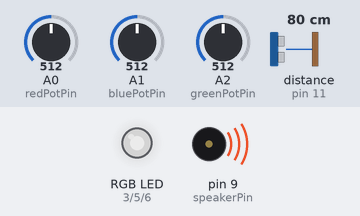
Recording of a sketch running on a simulated Arduino Uno, built with avr-gcc and run on an emulated ATmega328P. Parts: an RGB LED mixed from three pins (HIGH = lit), buzzer (waves = sounding). Wiring (inferred from the names in the program): ultrasonic range finder: trigger pin 10; echo pin 11. The test bench sets the inputs (shaded band); at power-on: A0 (redPotPin) = 512, A1 (bluePotPin) = 512, A2 (greenPotPin) = 512, distance to the obstacle (sensor on pin 11) 80 cm. The echo pulse lasts 58.3 µs per cm; dim RGB values are drawn brighter than linear; pins used as bus, display or sensor lines are not drawn.

Above: at 1.2 s.
1.3 s: A0 (redPotPin) set to 716
At 1.9 s:
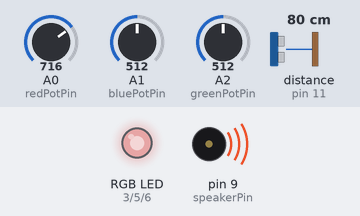
2.8 s: A1 (bluePotPin) set to 716
At 3.3 s:
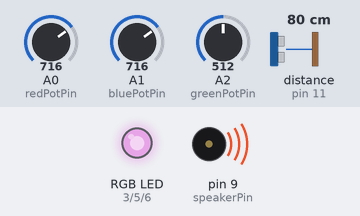
4.3 s: A2 (greenPotPin) set to 716
At 4.7 s:
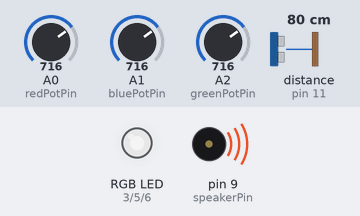
5.9 s: A0 (redPotPin) set to 992
At 6.9 s:
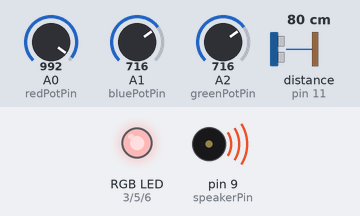
7.5 s: A1 (bluePotPin) set to 992
At 8.3 s:
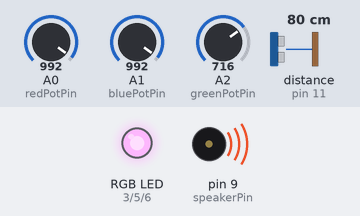
9.0 s: A2 (greenPotPin) set to 992
At 10.3 s:
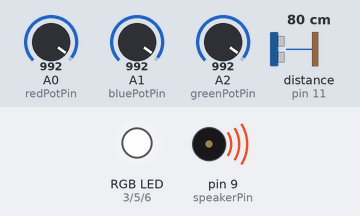
Timing chart, 0 to 11.6 s (numbered marks = the images above; inputs shaded):
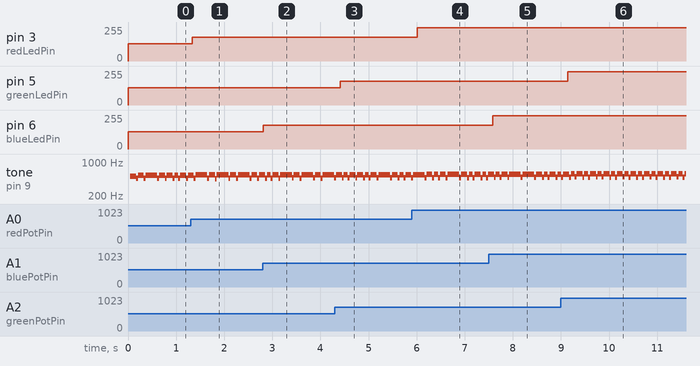

Measured:
- after the input at 1.3 s, pin 3 (redLedPin): 128/255 → 179/255 at once
- after the input at 2.8 s, pin 6 (blueLedPin): 128/255 → 179/255 at once
- after the input at 4.3 s, pin 5 (greenLedPin): 128/255 → 179/255 after 0.12 s
- after the input at 5.9 s, pin 3 (redLedPin): 179/255 → 248/255 after 0.11 s
- after the input at 7.5 s, pin 6 (blueLedPin): 179/255 → 248/255 after 0.08 s
- after the input at 9.0 s, pin 5 (greenLedPin): 179/255 → 248/255 after 0.14 s
- by itself, tone on pin 9 (speakerPin): plays 484 Hz for 0.04 s, 566 Hz for 0.12 s, 491 Hz for 0.04 s, 574 Hz for 0.08 s, 492 Hz for 0.04 s, 574 Hz for 0.12 s … (38 notes in this stretch)

The sketch:

colorMakerCode.ino
```cpp
//Make variables that correspond to pins
int speakerPin = 9;

int redPotPin = A0;
int bluePotPin = A1;
int greenPotPin = A2;

int redLedPin = 3;
int blueLedPin = 6;
int greenLedPin = 5;

int echoPin = 11;
int trigPin = 10;

int amountOfPots = 3;

void setup() {
  //Set the IO modes for all of the pins
  pinMode(redPotPin, INPUT);
  pinMode(bluePotPin, INPUT);
  pinMode(greenPotPin, INPUT);
  pinMode(redLedPin, OUTPUT);
  pinMode(blueLedPin, OUTPUT);
  pinMode(greenLedPin, OUTPUT);
  pinMode(echoPin, INPUT);
  pinMode(trigPin, OUTPUT);
  pinMode(speakerPin, OUTPUT);
}

void loop() {
  //Read in the color values from the potentiometers and send it to the LED
  int redValue =  analogRead(redPotPin);
  int blueValue =  analogRead(bluePotPin);
  int greenValue =  analogRead(greenPotPin);
  analogWrite(redLedPin, redValue / 4);
  analogWrite(blueLedPin, blueValue / 4);
  analogWrite(greenLedPin, greenValue / 4);
  //Initialise ultrasonic sensor
  digitalWrite(trigPin, LOW);
  delayMicroseconds(2);
  digitalWrite(trigPin, HIGH);
  delayMicroseconds(10);
  digitalWrite(trigPin, LOW);
  //Get distance from ultrasonic sensor
  int duration = pulseIn(echoPin, HIGH);
  float distanceInCentimeters = duration / 29 / 2;
  //Calculate frequency to use to turn speaker on and off at
  float mappedDistanceInCentimeters = map(0, 2000, 0, 678, distanceInCentimeters);
  float averagePotValue = ((redValue/ 4) + (blueValue / 4) + (greenValue / 4) + (mappedDistanceInCentimeters * 3)) / (amountOfPots + 3);
  float speakerDelay = map(0, 200, 300\
  , 700, averagePotValue);
  //Loop 75 times and turn speaker on and off at calculated frequency
  for (int i = 0; i < 75; i++)
  {
    digitalWrite(speakerPin, HIGH);
    delayMicroseconds(speakerDelay);
    digitalWrite(speakerPin, LOW);
  }
}
```
